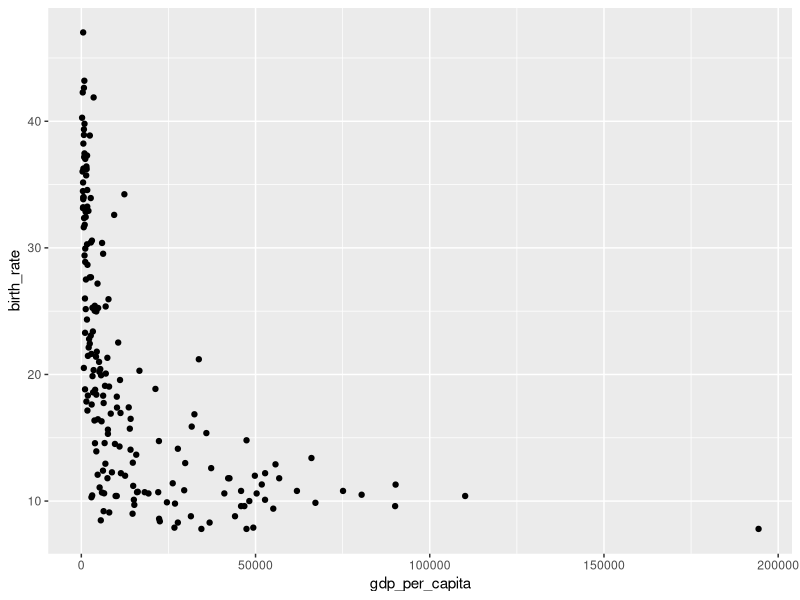

Source code (R):
library(tidyverse)

world_bank_countries <- read_csv("data/world_bank_countries.csv")

# https://ggplot2tor.com/aesthetics


# geom_rug
world_bank_countries %>% 
  filter(year == 2016) %>% 
  ggplot(aes(x = gdp_per_capita, y = birth_rate)) +
    geom_point() 

# geom_raster
world_bank_countries %>% 
  group_by(continent, year) %>% 
  summarise(mean = mean(birth_rate, na.rm = TRUE)) %>% 
  filter(year > 1990)

# geom_violin
world_bank_countries %>% 
  filter(year == 2017)
